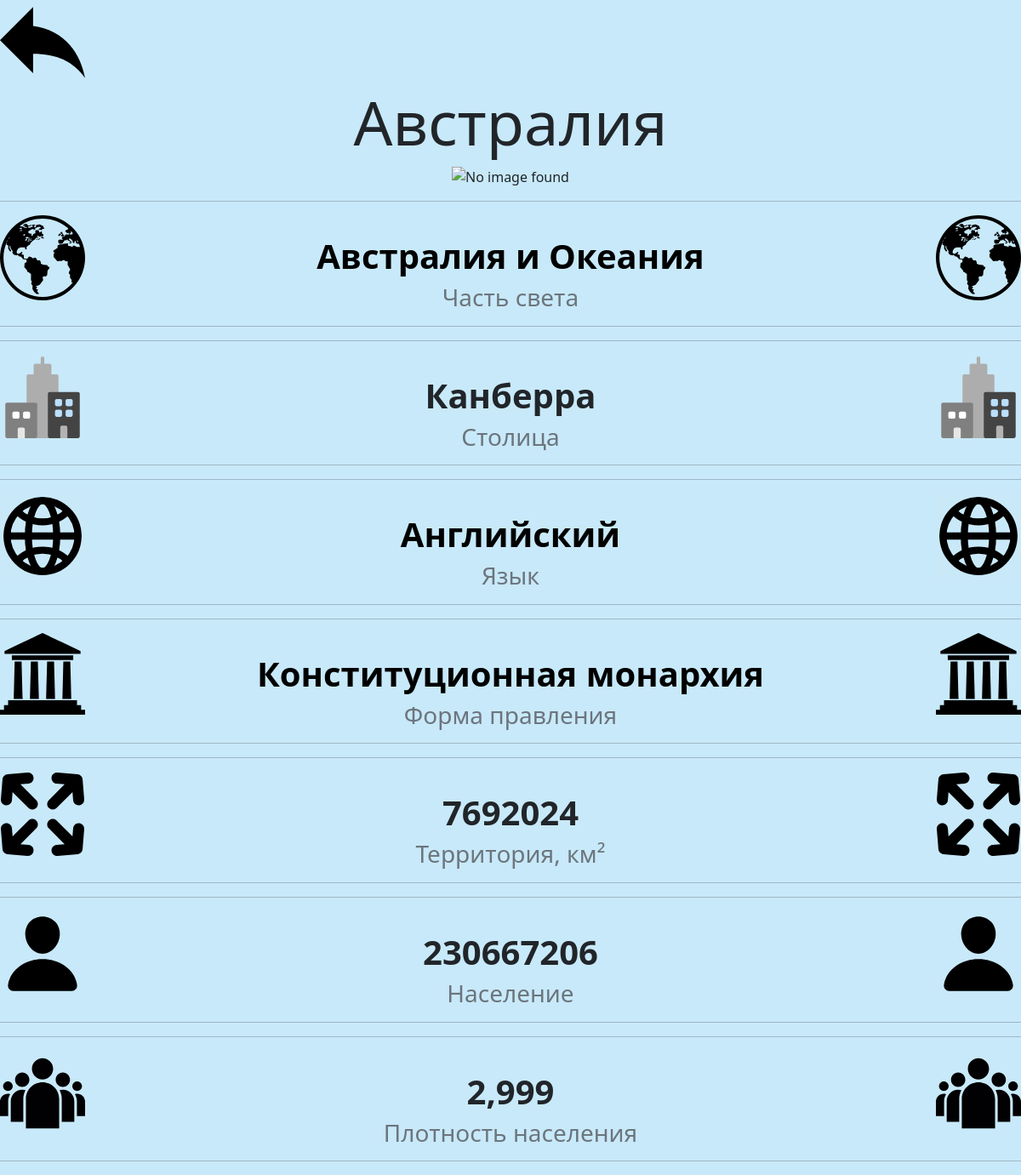
Screenshot of /country/Австралия with the database file from the repository.
### data/country.py (models this page shows)
class Country(SqlAlchemyBase):
    __tablename__ = 'info'
    id = sqlalchemy.Column(sqlalchemy.Integer, primary_key=True, autoincrement=True)
    name = sqlalchemy.Column(sqlalchemy.String, nullable=True)
    capital = sqlalchemy.Column(sqlalchemy.String, nullable=True)
    language = sqlalchemy.Column(sqlalchemy.String, nullable=True)
    form_government = sqlalchemy.Column(sqlalchemy.String, nullable=True)
    territory = sqlalchemy.Column(sqlalchemy.Integer, nullable=True)
    population = sqlalchemy.Column(sqlalchemy.Integer, nullable=True)
    density = sqlalchemy.Column(sqlalchemy.Float, nullable=True)
    flag = sqlalchemy.Column(sqlalchemy.String, nullable=True)
    parts_of_world = sqlalchemy.Column(sqlalchemy.String, nullable=True)

### main.py (the view)
@app.route('/country/<string:name>')
def certain_country(name):
    reset_data()
    country = session.query(Country).filter(Country.name == name).first()
    return render_template('country.html', data=country)

### main.py (called while the page is built)
def reset_data():
    global score_quiz, win_score_quiz, progress_on_quiz, wrong_options, correct_options
    score_quiz = 0
    win_score_quiz = 0
    progress_on_quiz = progress_on_quiz_copy.copy()
    wrong_options = []
    correct_options = []

### templates/country.html (shortened to what this page needs)
<!DOCTYPE html>
<html lang="en" xmlns="http://www.w3.org/1999/html">
<head>
    <link href="https://cdn.jsdelivr.net/npm/bootstrap@5.1.3/dist/css/bootstrap.min.css"
          rel="stylesheet"
>
</head>
<body>
    <div>
        <a href="/">
            <img src="../static\img\pictures\arrow.svg" alt="Not found" width="100px">
        </a>
        <center>
            <h1 class="display-2">{{ data.name }}</h1>
            <img src={{data.flag}} alt="No image found" width="700" height="350">
        </center>
    </div>
    <hr>
    <a href="/sorting/{{ data.parts_of_world }}" style="text-decoration: none; ">
        <img src="../static\img\pictures\earth.svg" class="img-fluid" alt="Not found" align="left" width="100">
        <img src="../static\img\pictures\earth.svg" class="img-fluid" alt="Not found" align="right" width="100"><br>
        <center><h1 class="fw-bolder" style="color: black;">{{ data.parts_of_world }}</h1><h3 class="text-muted">Часть света</h3></center>
    </a>
    <hr>
    <hr>
    <img src="../static\img\pictures\capital.svg" class="img-fluid" alt="Not found" align="left" width="100">
    <img src="../static\img\pictures\capital.svg" class="img-fluid" alt="Not found" align="right" width="100"><br>
    <center><h1 class="fw-bolder">{{ data.capital }}</h1><h3 class="text-muted">Столица</h3></center>
    <hr>
    <hr>
    <a href="/sorting/{{ data.language }}" style="text-decoration: none; ">
        <img src="../static\img\pictures\language.svg" class="img-fluid" alt="Not found" align="left" width="100">
        <img src="../static\img\pictures\language.svg" class="img-fluid" alt="Not found" align="right" width="100"><br>
        <center><h1 class="fw-bolder" style="color: black;">{{ data.language }}</h1><h3 class="text-muted">Язык</h3></center>
    </a>
    <hr>
    <hr>
    <a href="/sorting/{{ data.form_government }}" style="text-decoration: none; ">
        <img src="../static\img\pictures\management.svg" class="img-fluid" alt="Not found" align="left" width="100">
        <img src="../static\img\pictures\management.svg" class="img-fluid" alt="Not found" align="right" width="100"><br>
        <center><h1 class="fw-bolder" style="color: black;">{{ data.form_government }}</h1><h3 class="text-muted">Форма правления</h3></center>
    </a>
    <hr>
    <hr>
    <img src="../static\img\pictures\territory.svg" class="img-fluid" alt="Not found" align="left" width="100">
    <img src="../static\img\pictures\territory.svg" class="img-fluid" alt="Not found" align="right" width="100"><br>
    <center><h1 class="fw-bolder">{{ data.territory }}</h1><h3 class="text-muted">Территория, км²</h3></center>
    <hr>
    <hr>
    <img src="../static\img\pictures\population.svg" class="img-fluid" alt="Not found" align="left" width="100">
    <img src="../static\img\pictures\population.svg" class="img-fluid" alt="Not found" align="right" width="100"><br>
    <center><h1 class="fw-bolder">{{ data.population }}</h1><h3 class="text-muted">Население</h3></center>
    <hr>
    <hr>
    <img src="../static\img\pictures\density.svg" class="img-fluid" alt="Not found" align="left" width="100">
    <img src="../static\img\pictures\density.svg" class="img-fluid" alt="Not found" align="right" width="100"><br>
    <center><h1 class="fw-bolder">{{ data.density }}</h1><h3 class="text-muted">Плотность населения</h3></center>
    <hr>
</body>
</html>

### templates/country.html (style rules this page uses)
body { background: #c8e9f9; }

### rows the page displays
Country: name "Австралия", parts_of_world "Австралия и Океания", capital "Канберра", language "Английский", form_government "Конституционная монархия", territory "7692024", population "230667206", density "2,999"
